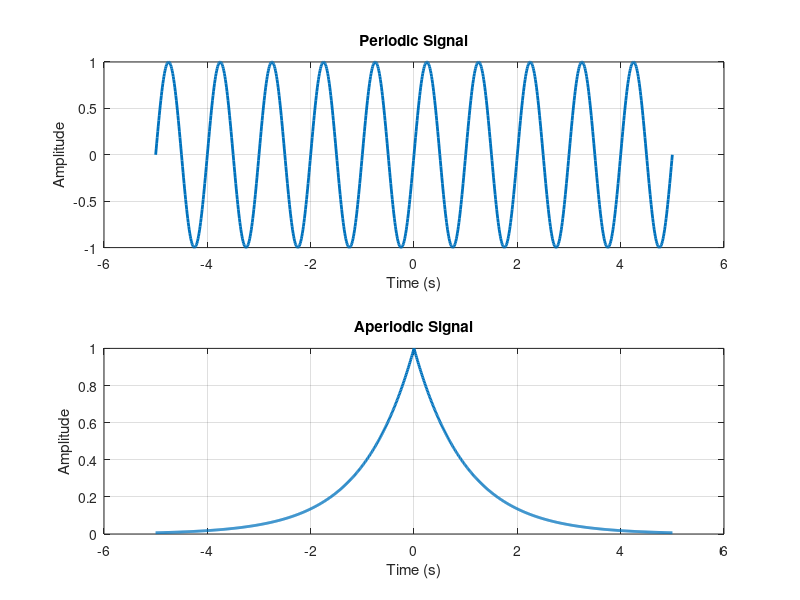

Recreate this plot in MATLAB.
clc;
clear;
close all;
% Time axis
t = -5:0.01:5;
% Periodic Signal (Sine Wave)
x1 = sin(2*pi*t);
% Aperiodic Signal (Exponential Decay)
x2 = exp(-abs(t));
% Plotting
figure;
subplot(2,1,1);
plot(t,x1,'LineWidth',2);
grid on;
title('Periodic Signal');
xlabel('Time (s)');
ylabel('Amplitude');
subplot(2,1,2);
plot(t,x2,'LineWidth',2);
grid on;
title('Aperiodic Signal');
xlabel('Time (s)');
ylabel('Amplitude');
